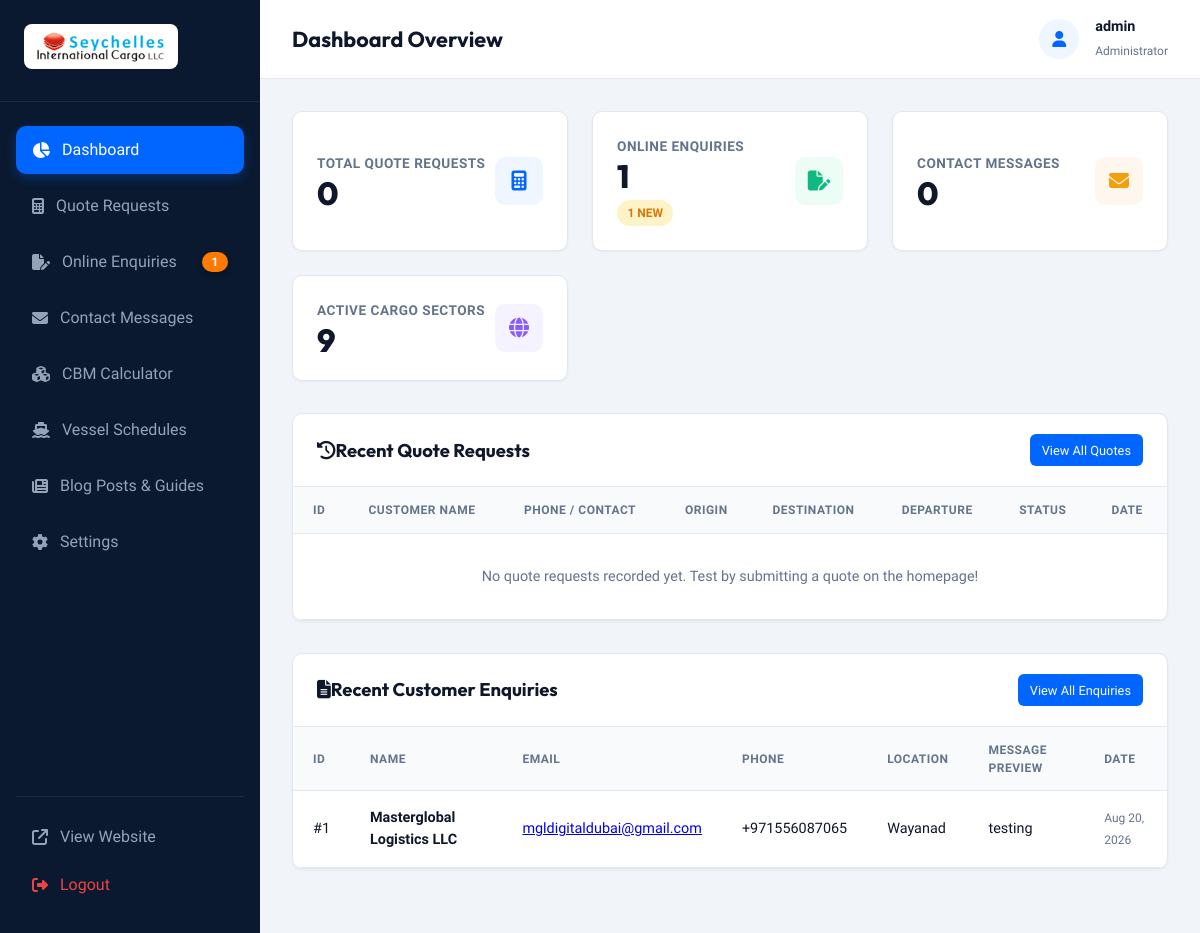
The page /admin/index.php (signed in) on the database as committed earlier.
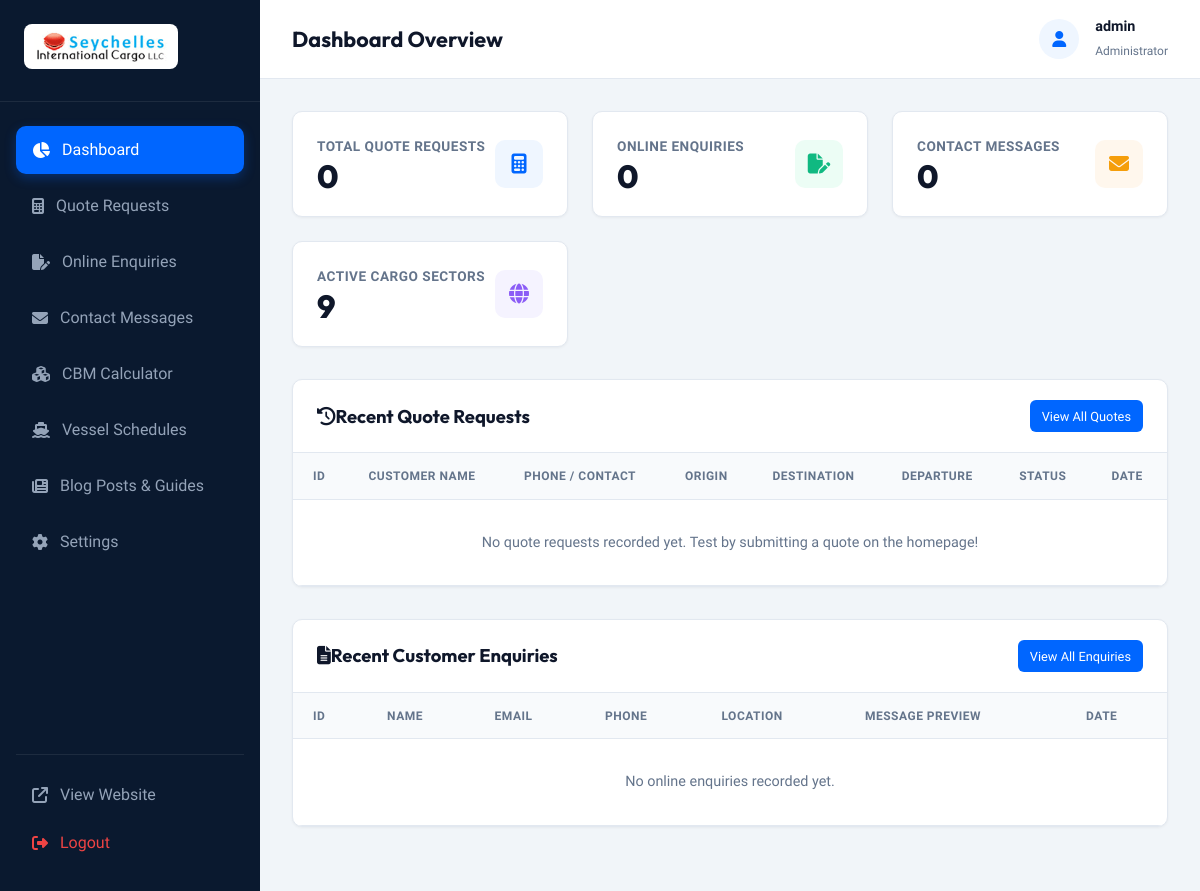
The same page on the database as committed later.
### tables this page shows
CREATE TABLE enquiries (
        id INTEGER PRIMARY KEY AUTOINCREMENT,
        firstname TEXT NOT NULL,
        lastname TEXT NOT NULL,
        email TEXT NOT NULL,
        phone TEXT NOT NULL,
        place TEXT,
        message TEXT NOT NULL,
        status TEXT DEFAULT 'Pending',
        created_at DATETIME DEFAULT CURRENT_TIMESTAMP
    );

### admin/includes/auth.php (called while the page is built, shortened)
<?php
function get_logged_admin_username() {
    return $_SESSION['admin_username'] ?? 'Admin';
}

### admin/index.php (the view, shortened to what this page needs)
<?php
require_once __DIR__ . '/includes/admin_header.php';
$db = get_db_connection();
$total_quotes = $db->query("SELECT COUNT(*) FROM quotes")->fetchColumn();
$total_enquiries = $db->query("SELECT COUNT(*) FROM enquiries")->fetchColumn();
$pending_enquiries = $db->query("SELECT COUNT(*) FROM enquiries WHERE status = 'Pending'")->fetchColumn();
$total_contacts = $db->query("SELECT COUNT(*) FROM contacts")->fetchColumn();
$recent_quotes = $db->query("SELECT * FROM quotes ORDER BY id DESC LIMIT 5")->fetchAll();
$recent_enquiries = $db->query("SELECT * FROM enquiries ORDER BY id DESC LIMIT 5")->fetchAll();
?>
<div class="stats-grid">
  <div class="stat-card">
    <div>
      <div class="stat-label">Total Quote Requests</div>
      <div class="stat-val"><?php echo $total_quotes; ?></div>
    </div>
    <div class="stat-icon"><i class="fa-solid fa-calculator"></i></div>
  </div>
  <div class="stat-card">
    <div>
      <div class="stat-label">Online Enquiries</div>
      <div class="stat-val"><?php echo $total_enquiries; ?></div>
      <?php if ($pending_enquiries > 0): ?>
        <span class="badge badge-pending" style="margin-top:0.5rem;"><?php echo $pending_enquiries; ?> New</span>
      <?php endif; ?>
    </div>
    <div class="stat-icon" style="background:#ECFDF5; color:#10B981;"><i class="fa-solid fa-file-pen"></i></div>
  </div>
  <div class="stat-card">
    <div>
      <div class="stat-label">Contact Messages</div>
      <div class="stat-val"><?php echo $total_contacts; ?></div>
    </div>
    <div class="stat-icon" style="background:#FFF7ED; color:#F59E0B;"><i class="fa-solid fa-envelope"></i></div>
  </div>
  <div class="stat-card">
    <div>
      <div class="stat-label">Active Cargo Sectors</div>
      <div class="stat-val">9</div>
    </div>
    <div class="stat-icon" style="background:#F5F3FF; color:#8B5CF6;"><i class="fa-solid fa-globe"></i></div>
  </div>
</div>
<div class="panel-card">
  <div class="panel-header">
    <h3 class="panel-title"><i class="fa-solid fa-clock-rotate-left me-2 text-primary"></i>Recent Quote Requests</h3>
    <a href="quotes.php" class="btn-sm btn-admin-primary">View All Quotes</a>
  </div>
  <div class="table-responsive">
    <table class="admin-table">
      <thead>
        <tr>
          <th>ID</th>
          <th>Customer Name</th>
          <th>Phone / Contact</th>
          <th>Origin</th>
          <th>Destination</th>
          <th>Departure</th>
          <th>Status</th>
          <th>Date</th>
        </tr>
      </thead>
      <tbody>
        <?php if (empty($recent_quotes)): ?>
          <tr>
            <td colspan="8" style="text-align:center; color:var(--admin-muted); padding:2rem;">No quote requests recorded yet. Test by submitting a quote on the homepage!</td>
          </tr>
        <?php endif; ?>
      </tbody>
    </table>
  </div>
</div>
<div class="panel-card">
  <div class="panel-header">
    <h3 class="panel-title"><i class="fa-solid fa-file-lines me-2 text-primary"></i>Recent Customer Enquiries</h3>
    <a href="enquiries.php" class="btn-sm btn-admin-primary">View All Enquiries</a>
  </div>
  <div class="table-responsive">
    <table class="admin-table">
      <thead>
        <tr>
          <th>ID</th>
          <th>Name</th>
          <th>Email</th>
          <th>Phone</th>
          <th>Location</th>
          <th>Message Preview</th>
          <th>Date</th>
        </tr>
      </thead>
      <tbody>
        <?php if (empty($recent_enquiries)): ?>
          <tr>
            <td colspan="7" style="text-align:center; color:var(--admin-muted); padding:2rem;">No online enquiries recorded yet.</td>
          </tr>
        <?php else: ?>
          <?php foreach ($recent_enquiries as $e): ?>
            <tr>
              <td>#<?php echo $e['id']; ?></td>
              <td><strong><?php echo htmlspecialchars($e['firstname'] . ' ' . $e['lastname']); ?></strong></td>
              <td><a href="mailto:<?php echo htmlspecialchars($e['email']); ?>"><?php echo htmlspecialchars($e['email']); ?></a></td>
              <td><?php echo htmlspecialchars($e['phone']); ?></td>
              <td><?php echo htmlspecialchars($e['place']); ?></td>
              <td><?php echo htmlspecialchars(mb_strimwidth($e['message'], 0, 45, '...')); ?></td>
              <td><small style="color:var(--admin-muted);"><?php echo date('M d, Y', strtotime($e['created_at'])); ?></small></td>
            </tr>
          <?php endforeach; ?>
        <?php endif; ?>
      </tbody>
    </table>
  </div>
</div>
<?php
require_once __DIR__ . '/includes/admin_footer.php';
?>

### admin/includes/admin_header.php (shortened to what this page needs)
<?php
require_once __DIR__ . '/auth.php';
$current_page = basename($_SERVER['PHP_SELF']);
$admin_nav_db = get_db_connection();
$nav_pending_enquiries = 0;
try {
    $nav_pending_enquiries = $admin_nav_db->query("SELECT COUNT(*) FROM enquiries WHERE status = 'Pending'")->fetchColumn() ?: 0;
} catch (Exception $e) {
}
?>
<!DOCTYPE html>
<html lang="en">
<head>
  <link rel="stylesheet" href="https://cdnjs.cloudflare.com/ajax/libs/font-awesome/6.5.1/css/all.min.css">
  <link rel="stylesheet" href="css/admin.css">
</head>
<body>
<div class="admin-wrapper">
  <aside class="admin-sidebar">
    <div class="sidebar-header">
      <a href="index.php" class="sidebar-brand">
        <img src="../images/logo.gif" alt="Seychelles International Cargo LLC" style="max-height:45px; background:#FFFFFF; padding:4px 10px; border-radius:8px;">
      </a>
    </div>
    <nav class="sidebar-nav">
      <a href="index.php" class="sidebar-link <?php echo $current_page === 'index.php' ? 'active' : ''; ?>">
        <i class="fa-solid fa-chart-pie"></i> <span>Dashboard</span>
      </a>
      <a href="quotes.php" class="sidebar-link <?php echo $current_page === 'quotes.php' ? 'active' : ''; ?>">
        <i class="fa-solid fa-calculator"></i> <span>Quote Requests</span>
      </a>
      <a href="enquiries.php" class="sidebar-link <?php echo $current_page === 'enquiries.php' ? 'active' : ''; ?>">
        <i class="fa-solid fa-file-pen"></i> <span>Online Enquiries</span>
        <?php if ($nav_pending_enquiries > 0): ?>
          <span class="nav-badge-count nav-badge-orange" title="<?php echo $nav_pending_enquiries; ?> Pending Enquiries"><?php echo $nav_pending_enquiries; ?></span>
        <?php endif; ?>
      </a>
      <a href="contacts.php" class="sidebar-link <?php echo $current_page === 'contacts.php' ? 'active' : ''; ?>">
        <i class="fa-solid fa-envelope"></i> <span>Contact Messages</span>
      </a>
      <a href="cbm_calculator.php" class="sidebar-link <?php echo $current_page === 'cbm_calculator.php' ? 'active' : ''; ?>">
        <i class="fa-solid fa-cubes"></i> <span>CBM Calculator</span>
      </a>
      <a href="vessels.php" class="sidebar-link <?php echo $current_page === 'vessels.php' ? 'active' : ''; ?>">
        <i class="fa-solid fa-ship"></i> <span>Vessel Schedules</span>
      </a>
      <a href="blogs.php" class="sidebar-link <?php echo $current_page === 'blogs.php' ? 'active' : ''; ?>">
        <i class="fa-solid fa-newspaper"></i> <span>Blog Posts & Guides</span>
      </a>
      <a href="settings.php" class="sidebar-link <?php echo $current_page === 'settings.php' ? 'active' : ''; ?>">
        <i class="fa-solid fa-gear"></i> <span>Settings</span>
      </a>
      <div style="margin-top:auto; padding-top:1rem; border-top:1px solid rgba(255,255,255,0.08);">
        <a href="../index.html" target="_blank" class="sidebar-link">
          <i class="fa-solid fa-arrow-up-right-from-square"></i> View Website
        </a>
        <a href="logout.php" class="sidebar-link" style="color:#EF4444;">
          <i class="fa-solid fa-right-from-bracket"></i> Logout
        </a>
      </div>
    </nav>
  </aside>
  <main class="admin-main">
    <header class="admin-header">
      <h2 class="admin-header-title">
        <?php
          if ($current_page === 'index.php') echo 'Dashboard Overview';
          elseif ($current_page === 'quotes.php') echo 'Quote Requests Manager';
          elseif ($current_page === 'enquiries.php') echo 'Online Enquiries';
          elseif ($current_page === 'contacts.php') echo 'Contact Messages';
          elseif ($current_page === 'cbm_calculator.php') echo 'CBM & Volumetric Calculator';
          elseif ($current_page === 'vessels.php') echo 'Vessel Schedules Manager';
          elseif ($current_page === 'settings.php') echo 'Admin Settings';
        ?>
      </h2>
      <div class="admin-user-profile">
        <div class="user-avatar">
          <i class="fa-solid fa-user"></i>
        </div>
        <div>
          <strong style="display:block; font-size:0.9rem;"><?php echo htmlspecialchars(get_logged_admin_username()); ?></strong>
          <span style="font-size:0.75rem; color:var(--admin-muted);">Administrator</span>
        </div>
      </div>
    </header>
    <div class="admin-content">

### admin/includes/admin_footer.php (shortened to what this page needs)
    </div>
  </main>
</div>
</body>
</html>

Rows that differ between the two databases and show on the page:
removed enquiries: id "1", firstname+lastname "Masterglobal Logistics LLC", email "mgldigitaldubai@gmail.com", phone "+971556087065", place "Wayanad", message "testing", created_at "Aug 20, 2026"
Other text that changed with them:
$total_enquiries: "1" → "0"
$nav_pending_enquiries: "1" → (not shown)
$pending_enquiries: "1" → (not shown)
text no longer shown: "NEW"
text now shown: "No online enquiries recorded yet."
